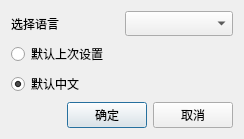
<?xml version="1.0" encoding="UTF-8"?>
<ui version="4.0">
 <class>BCSettingChangeLanguageStyle</class>
 <widget class="QDialog" name="BCSettingChangeLanguageStyle">
  <property name="geometry">
   <rect>
    <x>0</x>
    <y>0</y>
    <width>244</width>
    <height>128</height>
   </rect>
  </property>
  <property name="windowTitle">
   <string>Dialog</string>
  </property>
  <layout class="QVBoxLayout" name="verticalLayout">
   <item>
    <layout class="QHBoxLayout" name="horizontalLayout">
     <item>
      <widget class="QLabel" name="label_2">
       <property name="font">
        <font>
         <family>微软雅黑</family>
         <pointsize>9</pointsize>
        </font>
       </property>
       <property name="text">
        <string>选择语言</string>
       </property>
      </widget>
     </item>
     <item>
      <widget class="QComboBox" name="comboBox">
       <property name="font">
        <font>
         <family>微软雅黑</family>
         <pointsize>9</pointsize>
        </font>
       </property>
      </widget>
     </item>
    </layout>
   </item>
   <item>
    <widget class="QRadioButton" name="m_pLastSetRadioBtn">
     <property name="minimumSize">
      <size>
       <width>0</width>
       <height>0</height>
      </size>
     </property>
     <property name="font">
      <font>
       <family>微软雅黑</family>
       <pointsize>9</pointsize>
      </font>
     </property>
     <property name="text">
      <string>默认上次设置</string>
     </property>
    </widget>
   </item>
   <item>
    <widget class="QRadioButton" name="m_pDefaultChineseRadioBtn">
     <property name="font">
      <font>
       <family>微软雅黑</family>
       <pointsize>9</pointsize>
      </font>
     </property>
     <property name="text">
      <string>默认中文</string>
     </property>
     <property name="checked">
      <bool>true</bool>
     </property>
    </widget>
   </item>
   <item>
    <layout class="QHBoxLayout" name="horizontalLayout_4">
     <item>
      <spacer name="horizontalSpacer_2">
       <property name="orientation">
        <enum>Qt::Horizontal</enum>
       </property>
       <property name="sizeHint" stdset="0">
        <size>
         <width>40</width>
         <height>20</height>
        </size>
       </property>
      </spacer>
     </item>
     <item>
      <widget class="QPushButton" name="pushButton">
       <property name="text">
        <string>确定</string>
       </property>
      </widget>
     </item>
     <item>
      <widget class="QPushButton" name="pushButton_2">
       <property name="text">
        <string>取消</string>
       </property>
      </widget>
     </item>
    </layout>
   </item>
  </layout>
 </widget>
 <resources/>
 <connections/>
</ui>
